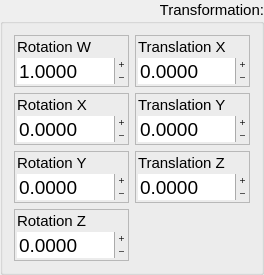
    <widget class="QGroupBox" name="TransformG">
     <property name="sizePolicy">
      <sizepolicy hsizetype="Expanding" vsizetype="Maximum">
       <horstretch>0</horstretch>
       <verstretch>0</verstretch>
      </sizepolicy>
     </property>
     <property name="minimumSize">
      <size>
       <width>255</width>
       <height>0</height>
      </size>
     </property>
     <property name="font">
      <font>
       <pointsize>11</pointsize>
      </font>
     </property>
     <property name="contextMenuPolicy">
      <enum>Qt::NoContextMenu</enum>
     </property>
     <property name="toolTip">
      <string>Transformation to apply at the PointCloud, before executing the filter.</string>
     </property>
     <property name="title">
      <string>Transformation:</string>
     </property>
     <property name="alignment">
      <set>Qt::AlignRight|Qt::AlignTop|Qt::AlignTrailing</set>
     </property>
     <property name="flat">
      <bool>true</bool>
     </property>
     <layout class="QGridLayout" name="gridLayout">
      <item row="2" column="1">
       <widget class="QFrame" name="TZF">
        <property name="sizePolicy">
         <sizepolicy hsizetype="Preferred" vsizetype="Fixed">
          <horstretch>0</horstretch>
          <verstretch>0</verstretch>
         </sizepolicy>
        </property>
        <property name="minimumSize">
         <size>
          <width>115</width>
          <height>0</height>
         </size>
        </property>
        <property name="font">
         <font>
          <pointsize>11</pointsize>
         </font>
        </property>
        <property name="toolTip">
         <string>Z component of Translation Vector</string>
        </property>
        <property name="frameShape">
         <enum>QFrame::StyledPanel</enum>
        </property>
        <property name="frameShadow">
         <enum>QFrame::Raised</enum>
        </property>
        <layout class="QVBoxLayout" name="verticalLayout_12">
         <property name="spacing">
          <number>2</number>
         </property>
         <property name="leftMargin">
          <number>2</number>
         </property>
         <property name="topMargin">
          <number>2</number>
         </property>
         <property name="rightMargin">
          <number>2</number>
         </property>
         <property name="bottomMargin">
          <number>2</number>
         </property>
         <item>
          <widget class="QLabel" name="TZL">
           <property name="font">
            <font>
             <pointsize>11</pointsize>
            </font>
           </property>
           <property name="frameShape">
            <enum>QFrame::NoFrame</enum>
           </property>
           <property name="frameShadow">
            <enum>QFrame::Plain</enum>
           </property>
           <property name="text">
            <string>Translation Z</string>
           </property>
           <property name="textFormat">
            <enum>Qt::PlainText</enum>
           </property>
           <property name="alignment">
            <set>Qt::AlignLeading|Qt::AlignLeft|Qt::AlignTop</set>
           </property>
          </widget>
         </item>
         <item>
          <widget class="QDoubleSpinBox" name="TZ">
           <property name="font">
            <font>
             <pointsize>14</pointsize>
            </font>
           </property>
           <property name="wrapping">
            <bool>false</bool>
           </property>
           <property name="frame">
            <bool>false</bool>
           </property>
           <property name="buttonSymbols">
            <enum>QAbstractSpinBox::PlusMinus</enum>
           </property>
           <property name="decimals">
            <number>4</number>
           </property>
           <property name="minimum">
            <double>-900.000000000000000</double>
           </property>
           <property name="maximum">
            <double>900.000000000000000</double>
           </property>
           <property name="singleStep">
            <double>0.001000000000000</double>
           </property>
           <property name="value">
            <double>0.000000000000000</double>
           </property>
          </widget>
         </item>
        </layout>
       </widget>
      </item>
      <item row="0" column="0">
       <widget class="QFrame" name="QWF">
        <property name="sizePolicy">
         <sizepolicy hsizetype="Preferred" vsizetype="Fixed">
          <horstretch>0</horstretch>
          <verstretch>0</verstretch>
         </sizepolicy>
        </property>
        <property name="minimumSize">
         <size>
          <width>115</width>
          <height>0</height>
         </size>
        </property>
        <property name="font">
         <font>
          <pointsize>11</pointsize>
         </font>
        </property>
        <property name="toolTip">
         <string>W component of Rotation Quaternion</string>
        </property>
        <property name="frameShape">
         <enum>QFrame::StyledPanel</enum>
        </property>
        <property name="frameShadow">
         <enum>QFrame::Raised</enum>
        </property>
        <layout class="QVBoxLayout" name="verticalLayout_7">
         <property name="spacing">
          <number>2</number>
         </property>
         <property name="leftMargin">
          <number>2</number>
         </property>
         <property name="topMargin">
          <number>2</number>
         </property>
         <property name="rightMargin">
          <number>2</number>
         </property>
         <property name="bottomMargin">
          <number>2</number>
         </property>
         <item>
          <widget class="QLabel" name="QWL">
           <property name="font">
            <font>
             <pointsize>11</pointsize>
            </font>
           </property>
           <property name="frameShape">
            <enum>QFrame::NoFrame</enum>
           </property>
           <property name="frameShadow">
            <enum>QFrame::Plain</enum>
           </property>
           <property name="text">
            <string>Rotation W</string>
           </property>
           <property name="textFormat">
            <enum>Qt::PlainText</enum>
           </property>
           <property name="alignment">
            <set>Qt::AlignLeading|Qt::AlignLeft|Qt::AlignTop</set>
           </property>
          </widget>
         </item>
         <item>
          <widget class="QDoubleSpinBox" name="QW">
           <property name="font">
            <font>
             <pointsize>14</pointsize>
            </font>
           </property>
           <property name="wrapping">
            <bool>false</bool>
           </property>
           <property name="frame">
            <bool>false</bool>
           </property>
           <property name="buttonSymbols">
            <enum>QAbstractSpinBox::PlusMinus</enum>
           </property>
           <property name="decimals">
            <number>4</number>
           </property>
           <property name="minimum">
            <double>-900.000000000000000</double>
           </property>
           <property name="maximum">
            <double>900.000000000000000</double>
           </property>
           <property name="singleStep">
            <double>0.001000000000000</double>
           </property>
           <property name="value">
            <double>1.000000000000000</double>
           </property>
          </widget>
         </item>
        </layout>
       </widget>
      </item>
      <item row="0" column="1">
       <widget class="QFrame" name="TXF">
        <property name="sizePolicy">
         <sizepolicy hsizetype="Preferred" vsizetype="Fixed">
          <horstretch>0</horstretch>
          <verstretch>0</verstretch>
         </sizepolicy>
        </property>
        <property name="minimumSize">
         <size>
          <width>115</width>
          <height>0</height>
         </size>
        </property>
        <property name="font">
         <font>
          <pointsize>11</pointsize>
         </font>
        </property>
        <property name="toolTip">
         <string>X component of Translation Vector</string>
        </property>
        <property name="frameShape">
         <enum>QFrame::StyledPanel</enum>
        </property>
        <property name="frameShadow">
         <enum>QFrame::Raised</enum>
        </property>
        <layout class="QVBoxLayout" name="verticalLayout_8">
         <property name="spacing">
          <number>2</number>
         </property>
         <property name="leftMargin">
          <number>2</number>
         </property>
         <property name="topMargin">
          <number>2</number>
         </property>
         <property name="rightMargin">
          <number>2</number>
         </property>
         <property name="bottomMargin">
          <number>2</number>
         </property>
         <item>
          <widget class="QLabel" name="TXL">
           <property name="font">
            <font>
             <pointsize>11</pointsize>
            </font>
           </property>
           <property name="frameShape">
            <enum>QFrame::NoFrame</enum>
           </property>
           <property name="frameShadow">
            <enum>QFrame::Plain</enum>
           </property>
           <property name="text">
            <string>Translation X</string>
           </property>
           <property name="textFormat">
            <enum>Qt::PlainText</enum>
           </property>
           <property name="alignment">
            <set>Qt::AlignLeading|Qt::AlignLeft|Qt::AlignTop</set>
           </property>
          </widget>
         </item>
         <item>
          <widget class="QDoubleSpinBox" name="TX">
           <property name="font">
            <font>
             <pointsize>14</pointsize>
            </font>
           </property>
           <property name="wrapping">
            <bool>false</bool>
           </property>
           <property name="frame">
            <bool>false</bool>
           </property>
           <property name="buttonSymbols">
            <enum>QAbstractSpinBox::PlusMinus</enum>
           </property>
           <property name="decimals">
            <number>4</number>
           </property>
           <property name="minimum">
            <double>-900.000000000000000</double>
           </property>
           <property name="maximum">
            <double>900.000000000000000</double>
           </property>
           <property name="singleStep">
            <double>0.001000000000000</double>
           </property>
           <property name="value">
            <double>0.000000000000000</double>
           </property>
          </widget>
         </item>
        </layout>
       </widget>
      </item>
      <item row="1" column="0">
       <widget class="QFrame" name="QXF">
        <property name="sizePolicy">
         <sizepolicy hsizetype="Preferred" vsizetype="Fixed">
          <horstretch>0</horstretch>
          <verstretch>0</verstretch>
         </sizepolicy>
        </property>
        <property name="minimumSize">
         <size>
          <width>115</width>
          <height>0</height>
         </size>
        </property>
        <property name="font">
         <font>
          <pointsize>11</pointsize>
         </font>
        </property>
        <property name="toolTip">
         <string>X component of Rotation Quaternion</string>
        </property>
        <property name="frameShape">
         <enum>QFrame::StyledPanel</enum>
        </property>
        <property name="frameShadow">
         <enum>QFrame::Raised</enum>
        </property>
        <layout class="QVBoxLayout" name="verticalLayout_9">
         <property name="spacing">
          <number>2</number>
         </property>
         <property name="leftMargin">
          <number>2</number>
         </property>
         <property name="topMargin">
          <number>2</number>
         </property>
         <property name="rightMargin">
          <number>2</number>
         </property>
         <property name="bottomMargin">
          <number>2</number>
         </property>
         <item>
          <widget class="QLabel" name="QXL">
           <property name="font">
            <font>
             <pointsize>11</pointsize>
            </font>
           </property>
           <property name="frameShape">
            <enum>QFrame::NoFrame</enum>
           </property>
           <property name="frameShadow">
            <enum>QFrame::Plain</enum>
           </property>
           <property name="text">
            <string>Rotation X</string>
           </property>
           <property name="textFormat">
            <enum>Qt::PlainText</enum>
           </property>
           <property name="alignment">
            <set>Qt::AlignLeading|Qt::AlignLeft|Qt::AlignTop</set>
           </property>
          </widget>
         </item>
         <item>
          <widget class="QDoubleSpinBox" name="QX">
           <property name="font">
            <font>
             <pointsize>14</pointsize>
            </font>
           </property>
           <property name="wrapping">
            <bool>false</bool>
           </property>
           <property name="frame">
            <bool>false</bool>
           </property>
           <property name="buttonSymbols">
            <enum>QAbstractSpinBox::PlusMinus</enum>
           </property>
           <property name="decimals">
            <number>4</number>
           </property>
           <property name="minimum">
            <double>-900.000000000000000</double>
           </property>
           <property name="maximum">
            <double>900.000000000000000</double>
           </property>
           <property name="singleStep">
            <double>0.001000000000000</double>
           </property>
           <property name="value">
            <double>0.000000000000000</double>
           </property>
          </widget>
         </item>
        </layout>
       </widget>
      </item>
      <item row="3" column="0">
       <widget class="QFrame" name="QZF">
        <property name="sizePolicy">
         <sizepolicy hsizetype="Preferred" vsizetype="Fixed">
          <horstretch>0</horstretch>
          <verstretch>0</verstretch>
         </sizepolicy>
        </property>
        <property name="minimumSize">
         <size>
          <width>115</width>
          <height>0</height>
         </size>
        </property>
        <property name="font">
         <font>
          <pointsize>11</pointsize>
         </font>
        </property>
        <property name="toolTip">
         <string>Z component of Rotation Quaternion</string>
        </property>
        <property name="frameShape">
         <enum>QFrame::StyledPanel</enum>
        </property>
        <property name="frameShadow">
         <enum>QFrame::Raised</enum>
        </property>
        <layout class="QVBoxLayout" name="verticalLayout_13">
         <property name="spacing">
          <number>2</number>
         </property>
         <property name="leftMargin">
          <number>2</number>
         </property>
         <property name="topMargin">
          <number>2</number>
         </property>
         <property name="rightMargin">
          <number>2</number>
         </property>
         <property name="bottomMargin">
          <number>2</number>
         </property>
         <item>
          <widget class="QLabel" name="QZL">
           <property name="font">
            <font>
             <pointsize>11</pointsize>
            </font>
           </property>
           <property name="frameShape">
            <enum>QFrame::NoFrame</enum>
           </property>
           <property name="frameShadow">
            <enum>QFrame::Plain</enum>
           </property>
           <property name="text">
            <string>Rotation Z</string>
           </property>
           <property name="textFormat">
            <enum>Qt::PlainText</enum>
           </property>
           <property name="alignment">
            <set>Qt::AlignLeading|Qt::AlignLeft|Qt::AlignTop</set>
           </property>
          </widget>
         </item>
         <item>
          <widget class="QDoubleSpinBox" name="QZ">
           <property name="font">
            <font>
             <pointsize>14</pointsize>
            </font>
           </property>
           <property name="wrapping">
            <bool>false</bool>
           </property>
           <property name="frame">
            <bool>false</bool>
           </property>
           <property name="buttonSymbols">
            <enum>QAbstractSpinBox::PlusMinus</enum>
           </property>
           <property name="decimals">
            <number>4</number>
           </property>
           <property name="minimum">
            <double>-900.000000000000000</double>
           </property>
           <property name="maximum">
            <double>900.000000000000000</double>
           </property>
           <property name="singleStep">
            <double>0.001000000000000</double>
           </property>
           <property name="value">
            <double>0.000000000000000</double>
           </property>
          </widget>
         </item>
        </layout>
       </widget>
      </item>
      <item row="1" column="1">
       <widget class="QFrame" name="TYF">
        <property name="sizePolicy">
         <sizepolicy hsizetype="Preferred" vsizetype="Fixed">
          <horstretch>0</horstretch>
          <verstretch>0</verstretch>
         </sizepolicy>
        </property>
        <property name="minimumSize">
         <size>
          <width>115</width>
          <height>0</height>
         </size>
        </property>
        <property name="font">
         <font>
          <pointsize>11</pointsize>
         </font>
        </property>
        <property name="toolTip">
         <string>Y component of Translation Vector</string>
        </property>
        <property name="frameShape">
         <enum>QFrame::StyledPanel</enum>
        </property>
        <property name="frameShadow">
         <enum>QFrame::Raised</enum>
        </property>
        <layout class="QVBoxLayout" name="verticalLayout_10">
         <property name="spacing">
          <number>2</number>
         </property>
         <property name="leftMargin">
          <number>2</number>
         </property>
         <property name="topMargin">
          <number>2</number>
         </property>
         <property name="rightMargin">
          <number>2</number>
         </property>
         <property name="bottomMargin">
          <number>2</number>
         </property>
         <item>
          <widget class="QLabel" name="TYL">
           <property name="font">
            <font>
             <pointsize>11</pointsize>
            </font>
           </property>
           <property name="frameShape">
            <enum>QFrame::NoFrame</enum>
           </property>
           <property name="frameShadow">
            <enum>QFrame::Plain</enum>
           </property>
           <property name="text">
            <string>Translation Y</string>
           </property>
           <property name="textFormat">
            <enum>Qt::PlainText</enum>
           </property>
           <property name="alignment">
            <set>Qt::AlignLeading|Qt::AlignLeft|Qt::AlignTop</set>
           </property>
          </widget>
         </item>
         <item>
          <widget class="QDoubleSpinBox" name="TY">
           <property name="font">
            <font>
             <pointsize>14</pointsize>
            </font>
           </property>
           <property name="wrapping">
            <bool>false</bool>
           </property>
           <property name="frame">
            <bool>false</bool>
           </property>
           <property name="buttonSymbols">
            <enum>QAbstractSpinBox::PlusMinus</enum>
           </property>
           <property name="decimals">
            <number>4</number>
           </property>
           <property name="minimum">
            <double>-900.000000000000000</double>
           </property>
           <property name="maximum">
            <double>900.000000000000000</double>
           </property>
           <property name="singleStep">
            <double>0.001000000000000</double>
           </property>
           <property name="value">
            <double>0.000000000000000</double>
           </property>
          </widget>
         </item>
        </layout>
       </widget>
      </item>
      <item row="2" column="0">
       <widget class="QFrame" name="QYF">
        <property name="sizePolicy">
         <sizepolicy hsizetype="Preferred" vsizetype="Fixed">
          <horstretch>0</horstretch>
          <verstretch>0</verstretch>
         </sizepolicy>
        </property>
        <property name="minimumSize">
         <size>
          <width>115</width>
          <height>0</height>
         </size>
        </property>
        <property name="font">
         <font>
          <pointsize>11</pointsize>
         </font>
        </property>
        <property name="toolTip">
         <string>Y component of Rotation Quaternion</string>
        </property>
        <property name="frameShape">
         <enum>QFrame::StyledPanel</enum>
        </property>
        <property name="frameShadow">
         <enum>QFrame::Raised</enum>
        </property>
        <layout class="QVBoxLayout" name="verticalLayout_11">
         <property name="spacing">
          <number>2</number>
         </property>
         <property name="leftMargin">
          <number>2</number>
         </property>
         <property name="topMargin">
          <number>2</number>
         </property>
         <property name="rightMargin">
          <number>2</number>
         </property>
         <property name="bottomMargin">
          <number>2</number>
         </property>
         <item>
          <widget class="QLabel" name="QYL">
           <property name="font">
            <font>
             <pointsize>11</pointsize>
            </font>
           </property>
           <property name="frameShape">
            <enum>QFrame::NoFrame</enum>
           </property>
           <property name="frameShadow">
            <enum>QFrame::Plain</enum>
           </property>
           <property name="text">
            <string>Rotation Y</string>
           </property>
           <property name="textFormat">
            <enum>Qt::PlainText</enum>
           </property>
           <property name="alignment">
            <set>Qt::AlignLeading|Qt::AlignLeft|Qt::AlignTop</set>
           </property>
          </widget>
         </item>
         <item>
          <widget class="QDoubleSpinBox" name="QY">
           <property name="font">
            <font>
             <pointsize>14</pointsize>
            </font>
           </property>
           <property name="wrapping">
            <bool>false</bool>
           </property>
           <property name="frame">
            <bool>false</bool>
           </property>
           <property name="buttonSymbols">
            <enum>QAbstractSpinBox::PlusMinus</enum>
           </property>
           <property name="decimals">
            <number>4</number>
           </property>
           <property name="minimum">
            <double>-900.000000000000000</double>
           </property>
           <property name="maximum">
            <double>900.000000000000000</double>
           </property>
           <property name="singleStep">
            <double>0.001000000000000</double>
           </property>
           <property name="value">
            <double>0.000000000000000</double>
           </property>
          </widget>
         </item>
        </layout>
       </widget>
      </item>
     </layout>
    </widget>
